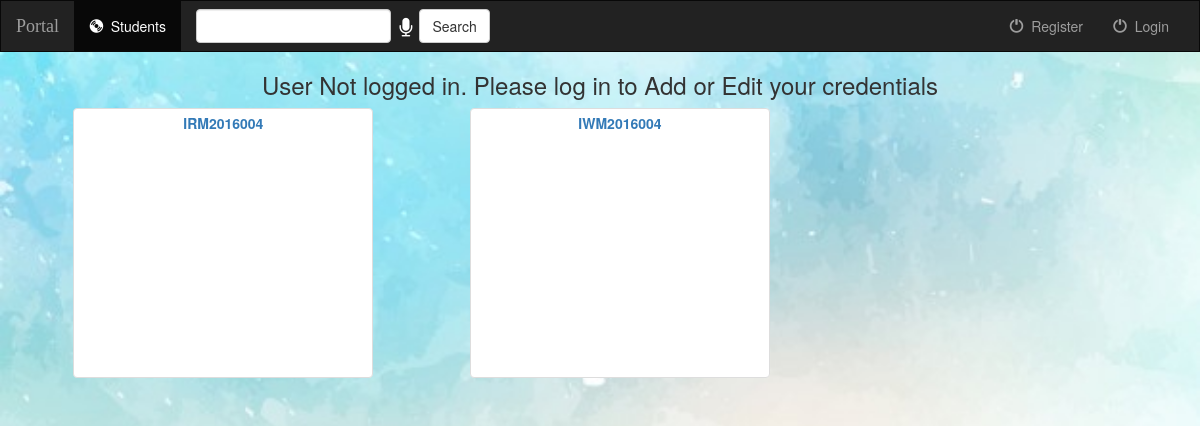
/studentportal/, run on an earlier commit of the app's database.
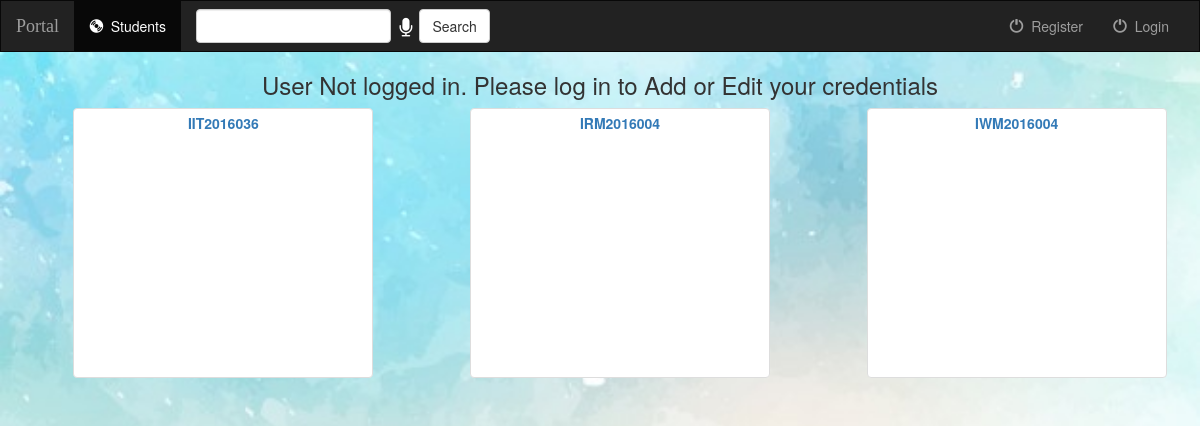
And on a later commit of the database.
### student/models.py (models this page shows, shortened)
class Student(models.Model):
    user = models.ForeignKey(User,default=None,null=True)
    enrollment_no = models.CharField(max_length=50, default=None, unique=True)
    first_name = models.CharField(max_length=200, default=None)
    last_name = models.CharField(max_length=200, default=None)
    email = models.EmailField(default=None,null=True)
    current_semester = models.IntegerField(default=1, null=True)
    graduation_year = models.IntegerField(null=True)
    is_active = models.BooleanField(default=False)
    created_on = models.DateTimeField(auto_now_add=True)
    updated_on = models.DateTimeField(auto_now=True)

### student/views.py (the view)
class IndexView(generic.ListView):
    template_name = 'student/index.html'
    def get_queryset(self):
        object_list =  Student.objects.filter().order_by('enrollment_no')
        query = self.request.GET.get("q")
        if query:
           temp_object_list = object_list.filter(Q(enrollment_no__icontains=query)).order_by('enrollment_no')
           object_list = temp_object_list
        return object_list

### student/templates/student/index.html (shortened to what this page needs)
{% extends 'student/base.html' %}
{% block body %}
	{% if object_list %}
    	<ul>
		<div class="row">
		    {% for student in object_list %}
						<div class="col-lg-4 col-md-4 col-sm-12 col-xs-12"><center>
							<div class="thumbnail" style="height:270px;width:300px;">
								<b><a href="{% url 'student:detail' student.id %}" style="text-decoration: none">{{student.enrollment_no}}</a></b><br>
							</div>
						</center></div>
		    {% endfor %}
		</div>
    	</ul>
	{% else %}
   	         <h3>You don't have any student</h3>
	{% endif %}
{% endblock %}

### student/templates/student/base.html (shortened to what this page needs)
<html>
<head>
	{% load staticfiles %}
	<link rel="stylesheet" href="https://maxcdn.bootstrapcdn.com/bootstrap/3.3.7/css/bootstrap.min.css">
	<link rel="stylesheet" type="text/css" href="{% static 'student/style.css' %}" />
	<link rel="stylesheet" type="text/css" href="https://maxcdn.bootstrapcdn.com/font-awesome/4.4.0/css/font-awesome.min.css">
</head>
<body>
<nav class="navbar navbar-inverse">
    <div class="container-fluid">
	<div class="navbar-header">
		<a class="navbar-brand" href="{% url 'student:index' %}">Portal</a>
	</div>
	<div class="collapse navbar-collapse" id="topNavBar">
		<ul class="nav navbar-nav">
			<li class="active">
				<a href="{% url 'student:index' %}">
					<span class="glyphicon glyphicon-cd" aria-hidden="true"></span>&nbsp;
					Students
				</a>
			</li>
		</ul>
                <form class="navbar-form navbar-left" role="search" method="get" action="#">
                        <div class="form-group">
				<input type="text" palceholder="Search here" class="form-control" name="q" id="q" value="{{ request.GET.q }}" />
			</div>
                        <div class="form-group">
					<i class="fa fa-microphone" aria-hidden="true" onclick="startDictation()" style="color: white;margin-left: 35%;font-size: 20px;margin-top: 25%;"></i>
			</div>&nbsp;&nbsp;
                        <div class="form-group">
			<button type="submit" class="btn btn-default" id="searchbtn" >Search</button>
		        </div>
		</form>
		<ul class="nav navbar-nav navbar-right">
			{% if request.user.is_authenticated %}
			<li class="">
				<a href="{% url 'student:ranks' %}">
					<span class="glyphicon glyphicon-th" aria-hidden="true"></span>&nbsp;
					Ranking
				</a>
			</li>
                        <li class="">
				<a href="{% url 'student:studentupdate' %}">
					<span class="glyphicon glyphicon-off" aria-hidden="true"></span>&nbsp;
					Update details
				</a>
			</li>
			<li class="">
				<a href="{% url 'student:studentcreate' %}">
					<span class="glyphicon glyphicon-off" aria-hidden="true"></span>&nbsp;
					Add details
				</a>
			</li>
			<li class="">
				<a href="{% url 'student:logout' %}">
					<span class="glyphicon glyphicon-off" aria-hidden="true"></span>&nbsp;
					Logout
				</a>
			</li>
                        {% else %}
                         <li class="">
				<a href="{% url 'student:register' %}">
					<span class="glyphicon glyphicon-off" aria-hidden="true"></span>&nbsp;
					Register
				</a>
			</li>
			<li class="">
				<a href="{% url 'student:login' %}">
					<span class="glyphicon glyphicon-off" aria-hidden="true"></span>&nbsp;
					Login
				</a>
			</li>
                        {% endif %}
		</ul>
	</div>
    </div>
</nav>
{% if not user.username %}
<h3 style ="text-align: center">User Not logged in. Please log in to Add or Edit your credentials</h3>
{% else %}
<h3 style ="text-align: center">Welcome {{student.first_name}}</h3>
{% endif %}
{% block body %}
{% endblock %}
</body>
</html>

### student/static/student/style.css (style rules this page uses)
html,body { background: url(images/back.jpg) no-repeat center center fixed; -webkit-background-size: cover; -moz-background-size: cover; -o-background-size: cover; background-size: cover; }
.navbar { border-radius:0; }
.navbar-brand { font-family:'Satisfy', cursive; }
a { text-decoration: none; }

What changed in the data, as far as the page shows it:
added Student: enrollment_no "IIT2016036"
